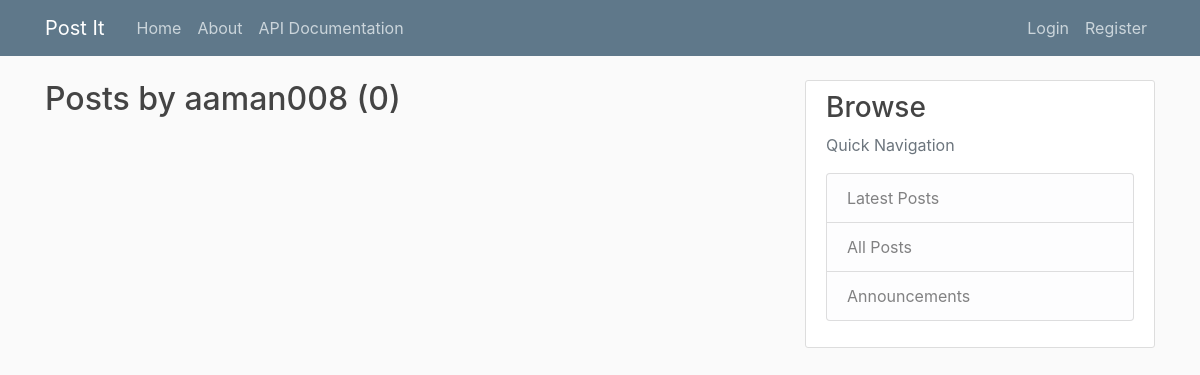
The page /posts/aaman008/ on the database as committed earlier.
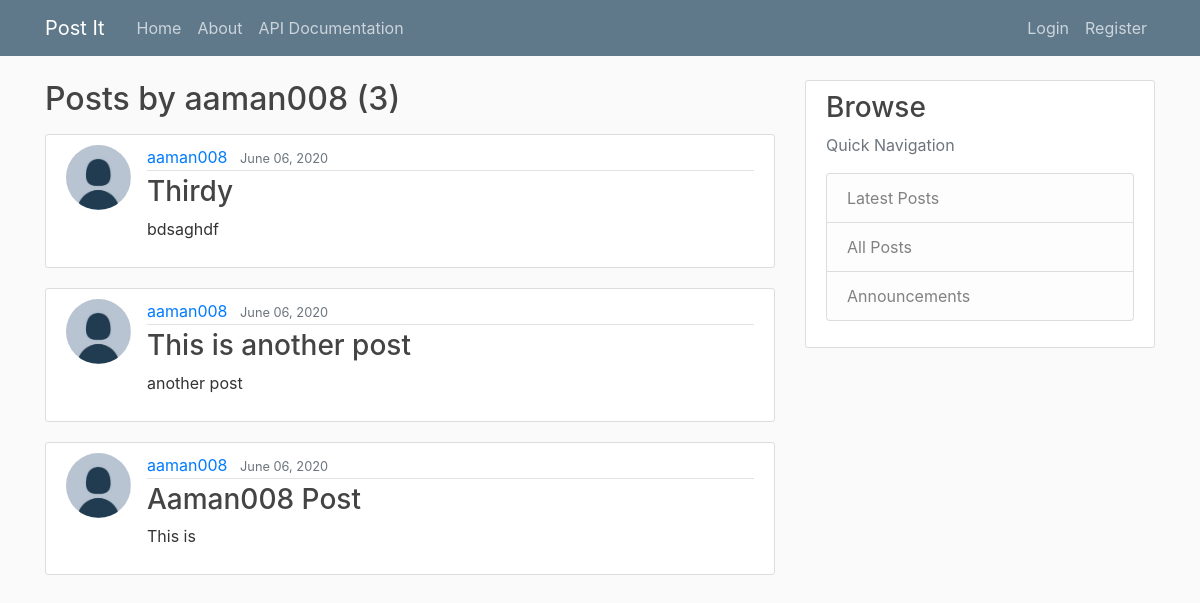
The same page on the database as committed later.
### blog/models.py (models this page shows, shortened)
class Post(models.Model):
    title = models.CharField(max_length=100, null=False, blank=True)
    content = models.TextField(null=False, blank=True)
    date_published = models.DateTimeField(default=timezone.now)
    author = models.ForeignKey(User, on_delete=models.CASCADE)
    category = models.CharField(max_length=100, null=False, blank=True)
    status = models.BooleanField(default=0)
    objects = PostManager()

### accounts/models.py (models this page shows, shortened)
class Profile(models.Model):
    user = models.OneToOneField(User, on_delete=models.CASCADE)
    image = models.ImageField(default='default.jpg', upload_to='profile_pics')

### blog/views.py (the view)
class UserPostListView(ListView):
    model = Post
    template_name = "blog/user_posts.html"
    context_object_name = "posts"
    ordering = ['-date_published']
    paginate_by = 5
    def get_queryset(self):
        user = get_object_or_404(User, username=self.kwargs.get('username'))
        return Post.objects.filter(author=user).order_by('-date_published')

### blog/templates/blog/user_posts.html (shortened to what this page needs)
{% extends "blog/base.html" %}
{% block content %}
    <h2 class="mb-3"> Posts by {{ view.kwargs.username}} ({{ page_obj.paginator.count }}) </h2>
    {% for post in posts %}
        <article class="media content-section">
            <img class="rounded-circle article-img" src="{{ post.author.profile.image.url }}">
              <div class="media-body">
                <div class="article-metadata">
                  <a class="mr-2" href="{% url 'user-posts' post.author.username %}">{{ post.author }}</a>
                  <small class="text-muted">{{ post.date_published | date:"F d, Y" }}</small>
                </div>
                <h3><a class="article-title" href="{% url 'post-detail' post.id %}">{{ post.title }}</a></h3>
                <p class="article-content">{{ post.content }}</p>
              </div>
        </article>
    {% endfor %}
{% endblock %}

### blog/templates/blog/base.html (shortened to what this page needs)
<!DOCTYPE html>
<html lang="en">
<head>
    <link rel="stylesheet" href="https://maxcdn.bootstrapcdn.com/bootstrap/4.0.0/css/bootstrap.min.css">
    {% load static %}
    <link rel="stylesheet" type="text/css" href="{% static 'blog/main.css' %}">
</head>
<body>
    <header class="site-header">
      <nav class="navbar navbar-expand-md navbar-dark bg-steel fixed-top">
        <div class="container">
          <a class="navbar-brand mr-4" href="{% url 'blog-home' %}">Post It</a>
          <div class="collapse navbar-collapse" id="navbarToggle">
            <div class="navbar-nav mr-auto">
                <a class="nav-item nav-link" href="{% url 'blog-home' %}">Home</a>
                <a class="nav-item nav-link" href="{% url 'blog-about' %}">About</a>
                <a class="nav-item nav-link" href="{% url 'api-documentation' %}">API Documentation</a>
            </div>
            <div class="navbar-nav">
                {% if user.is_authenticated %}
                    <a class="nav-item nav-link" href="{% url 'post-create' %}">New Post</a>
                    <a class="nav-item nav-link" href="{% url 'profile' %}">Profile</a>
                    <a class="nav-item nav-link" href="{% url 'logout' %}">Logout</a>
                {% else %}
                    <a class="nav-item nav-link" href="{% url 'login' %}">Login</a>
                    <a class="nav-item nav-link" href="{% url 'register' %}">Register</a>
                {% endif %}
            </div>
          </div>
        </div>
      </nav>
    </header>
     <main role="main" class="container">
      <div class="row">
        <div class="col-md-8">
          {% block content %}{% endblock %}
        </div>
        <div class="col-md-4">
          <div class="content-section">
            <h3>Browse</h3>
            <p class='text-muted'> Quick Navigation
              <ul class="list-group">
                <li class="list-group-item list-group-item-light">Latest Posts</li>
                <li class="list-group-item list-group-item-light">All Posts</li>
                <li class="list-group-item list-group-item-light">Announcements</li>
              </ul>
            </p>
          </div>
        </div>
      </div>
    </main>
</body>
</html>

### blog/static/blog/main.css (style rules this page uses)
body { background: #fafafa; color: #333333; margin-top: 5rem; }
h1, h2, h3, h4, h5, h6 { color: #444444; }
ul { margin: 0; }
.bg-steel { background-color: #5f788a; }
.site-header .navbar-nav .nav-link { color: #cbd5db; }
.content-section { background: #ffffff; padding: 10px 20px; border: 1px solid #dddddd; border-radius: 3px; margin-bottom: 20px; }
.article-title { color: #444444; }
.article-content { white-space: pre-line; }
.article-img { height: 65px; width: 65px; margin-right: 16px; }
.article-metadata { padding-bottom: 1px; margin-bottom: 4px; border-bottom: 1px solid #e3e3e3 }

Rows that differ between the two databases and show on the page:
added Post: author.profile.image (placeholder picture), author "aaman008", date_published "June 06, 2020", title "Thirdy", content "bdsaghdf"
added Post: author.profile.image (placeholder picture), author "aaman008", date_published "June 06, 2020", title "This is another post", content "another post"
added Post: author.profile.image (placeholder picture), author "aaman008", date_published "June 06, 2020", title "Aaman008 Post", content "This is"
Other text that changed with them:
{{ page_obj.paginator.count }}: "0" → "3"
